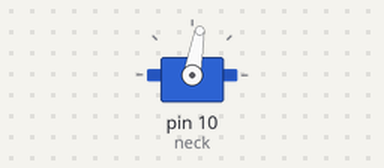
Recording of a sketch running on a simulated Arduino Uno, built with avr-gcc and run on an emulated ATmega328P. Parts: servo.

Above: at 0.05 s.
At 3.0 s:
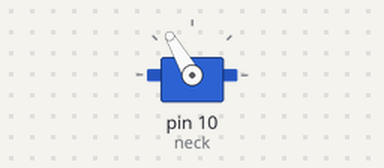
Timing chart, 0 to 6.9 s (numbered marks = the images above):
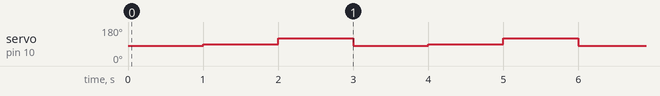

Measured:
- by itself, servo on pin 10 (neck): repeats every 3.0 s: 120° 1.0 s, 80° 1.0 s, 90° 1.0 s

The sketch:

neck_servo.ino
```cpp
#include <Servo.h>

Servo neck;
const int RIGHT_SPD = 80;
const int LEFT_SPD = 120;
const int STOPPED = 90;
int pos = 0;
int milliseconds = 5;


void setup() {
  // put your setup code here, to run once:
  Serial.begin(9600);
  neck.attach(10);
}

void loop() {
// 0 in one direction, 180 in the other direction
// 90 to stop
// delay for continous servers is how long it'll run

  neck.write(RIGHT_SPD);
  delay(1000);
  neck.write(STOPPED);
  delay(1000);
  neck.write(LEFT_SPD);
  delay(1000);

//  I'm annoyed at what a boba shit implementation this coulda been
}
```
